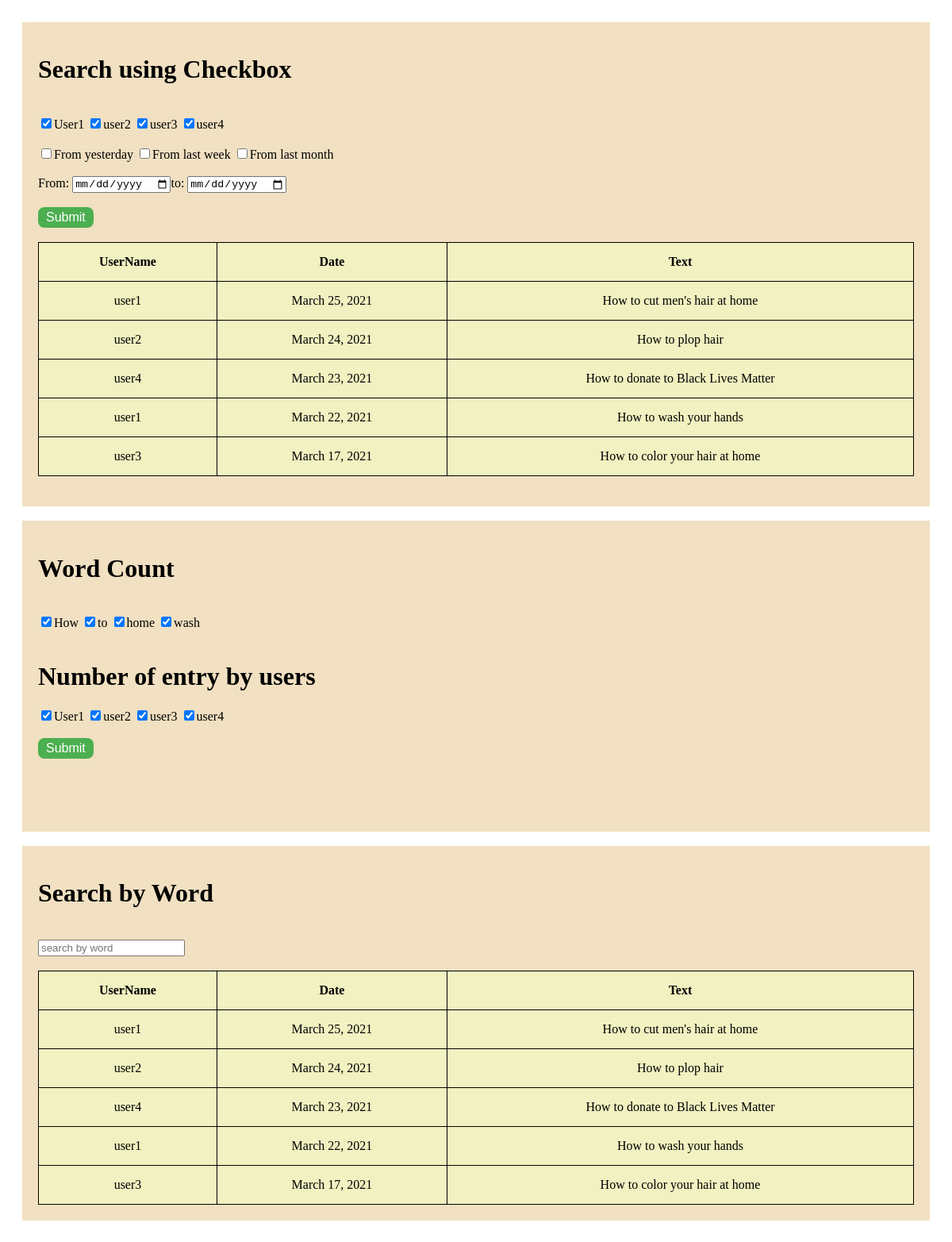
The page / on the database its author committed.
### search/models.py (models this page shows, shortened)
class Search_Table(models.Model):
    Username = models.CharField(max_length=50)
    Date = models.DateField()
    Text = models.CharField(max_length=250)
    class Meta:
        ordering = ['-Date',]

### search/views.py (the view)
# urls.py: 2. Add a URL to urlpatterns:  path('', views.home, name='home')
def home(request):
    result = Search_Table.objects.all()
    return render(request, "index.html", context={'result':result})

### search/templates/index.html (shortened to what this page needs)
<!DOCTYPE html>
<html lang="en">
    <head>
    </head>
    <body>
        <div class="container" style="padding:20px">
        <div id="sucb">
          <h1>Search using Checkbox </h1>
          <br>
          <table id="t01">
            <tr>
              <input name="us" checked type="checkbox" value="user1"> User1
              <input name="us" checked type="checkbox" value="user2">user2
              <input name="us" checked type="checkbox" value="user3">user3
              <input name="us" checked type="checkbox" value="user4">user4
            </tr>
            <br> <br>
            <tr>
              <input name="dt"  type="checkbox" value="17200000"> From yesterday
              <input name="dt"  type="checkbox" value="604800000">From last week
              <input name="dt"  type="checkbox" value="2592000000">From last month
            </tr>
            <br> <br>
            <tr>
              <label for="birthday">From:  </label>
              <input type="date" id="birthday" name="df">
              <label for="birthday">to:  </label>
              <input type="date" id="birthday" name="df">
            </tr>
          </table>
          <br>
          <input id = 'btn' type="button" value="Submit" onclick="search_user()">
          <br>
          <br>
          <table id="t02">
            <tr>
              <th>UserName</th>
              <th>Date</th>
              <th>Text</th>
            </tr>
            {% for data in result %}
            <tr>
              <td>{{ data.Username }}</td>
              <td>{{ data.Date }}</td>
              <td>{{ data.Text }}</td>
            </tr>
            {%endfor%}
          </table>
          <br>
        </div>
        <br>
        <div id="wcd">
          <h1>Word Count </h1>
          <br>
          <table id="t03">
            <tr>
              <input name="word" checked type="checkbox" value="How"> How
              <input name="word" checked type="checkbox" value="to">to
              <input name="word" checked type="checkbox" value="home">home
              <input name="word" checked type="checkbox" value="wash">wash
            </tr>
            <br><br>
            <h1>Number of entry by users</h1>
            <tr>
              <input name="ue" checked type="checkbox" value="user1"> User1
              <input name="ue" checked type="checkbox" value="user2">user2
              <input name="ue" checked type="checkbox" value="user3">user3
              <input name="ue" checked type="checkbox" value="user4">user4
            </tr>
          </table>
          <br>
          <input id = 'btn1' type="button" value="Submit" onclick="getvalues()">
          <br>
          <br>
          <br><br>
          <br>
        </div>
        <br>
        <div id="sbw">
          <h1>Search by Word </h1>
          <br>
          <input  type="text" id="sbox" placeholder="search by word" onkeyup="srch_by_w()">
          <br>
          <br>
          <table id="t05">
            <tr>
              <th>UserName</th>
              <th>Date</th>
              <th>Text</th>
            </tr>
            {% for data in result %}
            <tr>
              <td>{{ data.Username }}</td>
              <td>{{ data.Date }}</td>
              <td>{{ data.Text }}</td>
            </tr>
            {%endfor%}
          </table>
        </div>
        </div>
      </body>
</html>

### search/templates/index.html (style rules this page uses)
table, th, td { border: 1px solid black; border-collapse: collapse; }
th, td { padding: 15px; text-align: center; }
#t02,#t05 { width: 100%; background-color: #f1f1c1; }
#sucb,#sbw,#wcd { background-color: #f1e0c1; padding: 20px; }
#btn,#btn1 { background-color: #4CAF50; border: none; border-radius: 8px; padding: 4px; padding-left: 10px; padding-right: 10px; color: white; text-align: center; text-decoration: none; display: inline-block; font-size: 16px; cursor: pointer; }

### rows shown on the page
Search_Table: Username "user1", Date "March 25, 2021", Text "How to cut men's hair at home"
Search_Table: Username "user2", Date "March 24, 2021", Text "How to plop hair"
Search_Table: Username "user4", Date "March 23, 2021", Text "How to donate to Black Lives Matter"
Search_Table: Username "user1", Date "March 22, 2021", Text "How to wash your hands"
Search_Table: Username "user3", Date "March 17, 2021", Text "How to color your hair at home"
